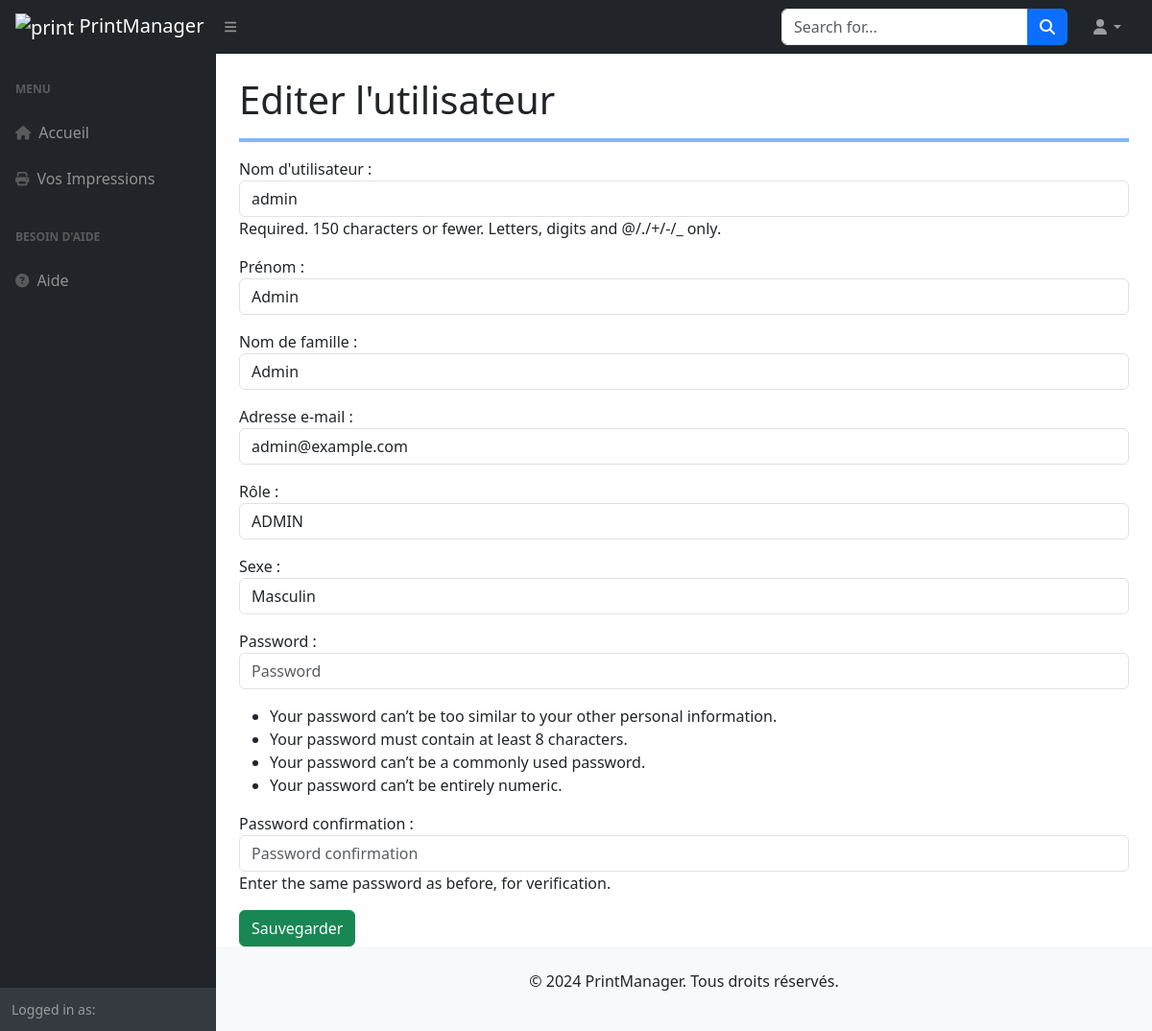
The page /users/admin/edit/ on the database its author committed.
### printers/models.py (models this page shows, shortened)
class CustomUser(AbstractUser):
    ADMIN = 'ADMIN'
    PERSONNEL = 'Personnel'
    MALE = 'M'
    FEMALE = 'F'
    ROLE_CHOICES = (
        (ADMIN, 'ADMIN'),
        (PERSONNEL, 'Personnel'),
    )
    SEX_CHOICES = (
        (MALE, 'Masculin'),
        (FEMALE, 'Feminin'),
    )
    role = models.CharField(max_length=30, choices=ROLE_CHOICES, verbose_name='Rôle')
    sexe = models.CharField(max_length=10, choices=SEX_CHOICES, verbose_name='Sexe')
    slug = models.SlugField(max_length=200, unique=True, blank=True)
    last_updated = models.DateTimeField(auto_now=True)
    created_on = models.DateField(blank=True, null=True)
    class Meta:
        ordering = ['-created_on']
        verbose_name = "Utilisateur"

### printers/views.py (the view, shortened to what this page needs)
# urls.py: path('users/<slug:slug>/edit/', CustomUserUpdateView.as_view(), name='edit_user'),
class CustomUserUpdateView(UpdateView):
    model = CustomUser
    form_class = CustomUserCreationForm
    template_name = 'users/edit_user.html'
    success_url = reverse_lazy('user_list')
    slug_field = 'slug'
    slug_url_kwarg = 'slug'

### printers/templates/users/edit_user.html (shortened to what this page needs)
{% extends 'base.html' %}
{% load static %}
    {% block content %}
    {% include 'layouts/Navbar.html' %}
    <div id="layoutSidenav">
        {% include 'layouts/Sidenav.html' %}
        <div id="layoutSidenav_content">
            <main>
                <div class="container-fluid px-4">
                    <h1 class="mt-4">Editer l'utilisateur</h1>
                        <hr class="border border-primary border-2 opacity-50">
                        <form method="post">
                            {{ form.as_p }}
                            <button type="submit" class="btn btn-success">Sauvegarder</button>
                        </form>
                </div>
            </main>
            {% include 'layouts/footer.html' %}
        </div>
    </div>
    {% endblock %}

### static/css/Hompage.css (style rules this page uses)
body { font-family: 'Arial', sans-serif; background-color: #f8f9fa; }

### rows shown on the page
CustomUser: username "admin", first_name "Admin", last_name "Admin", email "admin@example.com", role "ADMIN", sexe "Masculin"
